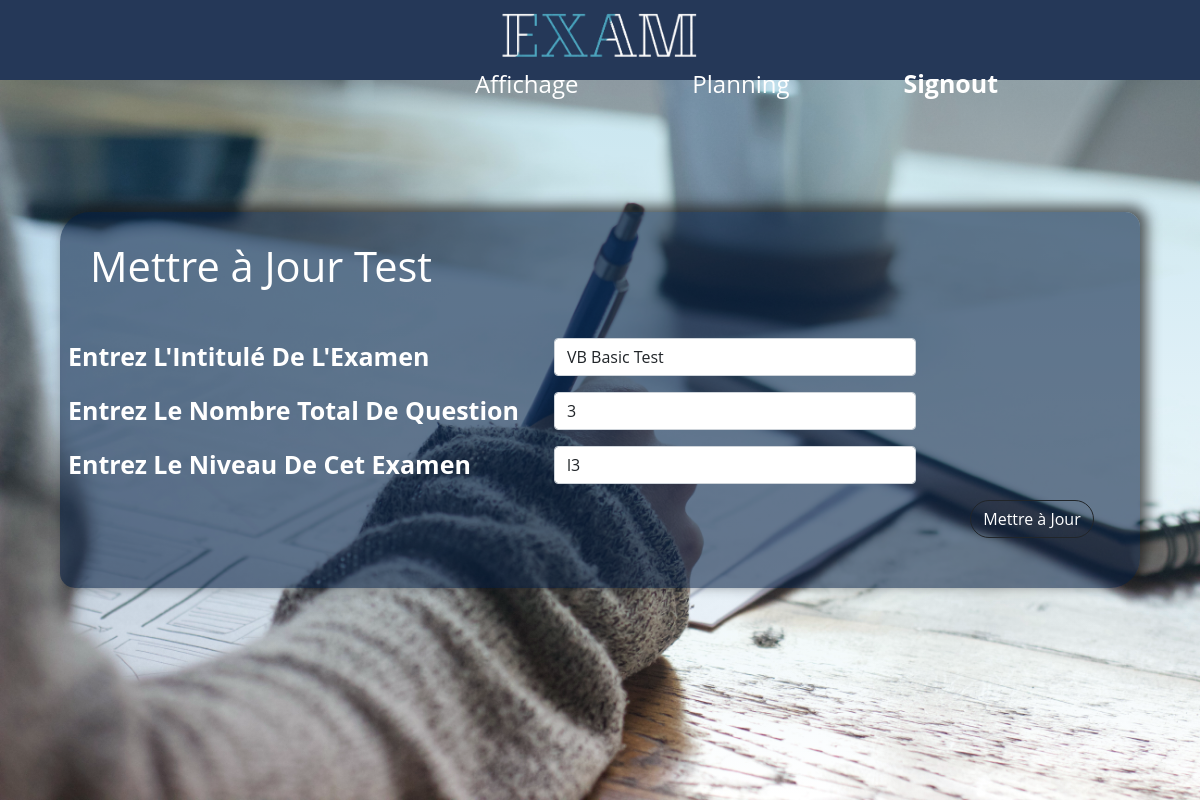
The app's page /Ens/testupdate.php?test_id=8 (signed in) with its own data.
### tables this page shows
CREATE TABLE IF NOT EXISTS `mst_test` (
  `test_id` int(5) NOT NULL AUTO_INCREMENT,
  `sub_id` int(5) NOT NULL,
  `test_name` varchar(30) DEFAULT NULL,
  `total_que` varchar(15) DEFAULT NULL,
  `loginid` varchar(20) NOT NULL,
  `lvl` varchar(20) NOT NULL,
  PRIMARY KEY (`test_id`),
  KEY `sub_id` (`sub_id`),
  KEY `loginid` (`loginid`)
);

### Ens/testupdate.php (the view, shortened to what this page needs)
<!DOCTYPE HTML PUBLIC "-//W3C//DTD HTML 4.01 Transitional//EN" "http://www.w3.org/TR/html4/loose.dtd">
<html>
<head>
    <link href="./css/subAdd.css" rel="stylesheet" type="text/css">
    <link href="https://cdn.jsdelivr.net/npm/bootstrap@5.0.1/dist/css/bootstrap.min.css" rel="stylesheet">
</head>
<body>
<?php
include("header.php");
include("../database.php");
extract($_REQUEST);
$id=$_GET['test_id'];
$q=mysqli_query($con,"select * from mst_test where test_id='$id'");
$res=mysqli_fetch_assoc($q);
?>
<div class="main">
    <div class="ajouter" >
        <h1>Mettre à Jour Test</h1>
        <form name="form1" method="post" onSubmit="return check();">
            <table class="table table-borderless">
                <tr>
                    <td width="45%" height="32"><div    ><strong>Entrez L'Intitulé De L'Examen </strong></div></td>
                    <td width="35%" height="5">   <input style="display: flex;justify-content: center;" class="form-control" value="<?php echo $res['test_name']; ?>" name="testname" type="text" id="testname">
                    <td width="20%" height="32">
                <tr>
                    <td height="26"><div align="left"><strong>Entrez Le Nombre Total De Question </strong></div></td>
                    <td><input class="form-control" value="<?php echo $res['total_que']; ?>" name="totque" type="text" id="totque"></td>
                    <td>&nbsp;</td>
                </tr>
                <tr>
                    <td height="26"><strong>Entrez Le Niveau De Cet Examen</strong></td>
                    <td><input style="display: flex;justify-content: center;" value="<?php echo $res['lvl']; ?>" class="form-control" name="lvel" placeholder="Niveau" type="text" id="lvel"</td>
                    <td ></td>
                </tr>
                <tr>
                    <td height="26"></td>
                    <td></td>
                    <td style="display: flex;justify-content: center;"><input style="color: white;" class="btn btn-outline-dark"id="button" type="submit" name="update" value="Mettre à Jour" ></td>
                </tr> <tr>
                    <td height="26"></td>
                    <td></td>
                    <td ></td>
                </tr>
            </table>
        </form>
    </div>
</div>
</body>
</html>

### Ens/css/subAdd.css (style rules this page uses)
* { margin:0; padding: 0; box-sizing: border-box; font-family: 'Open Sans', sans-serif ; }
.main { display: flex; justify-content: center; width:100%; height: 100vh; background: linear-gradient(rgba(10, 140, 192, 0.247),transparent),url("../img/addSub.jpg"); background-size: cover; background-repeat: no-repeat; flex-direction: column; align-items: center; text-align: center; }
.ajouter { margin:20%; width:90%; height:700px; box-shadow:6px -5px 14px 1px rgba(27,27,27,0.72) ; text-align:left; border-radius: 30px 15px; color: white; background-color: rgba(3, 27, 63, 0.568); }
#button { border-radius: 25px; }
h1 { padding:30px ; }

### Ens/css/header.css (style rules this page uses)
h1 { font-size: 2.6rem; }
strong { font-size: 25px; margin-top: 2%; color: #fff; }

### records on screen
mst_test: testname "VB Basic Test", totque "3", lvel "l3"
